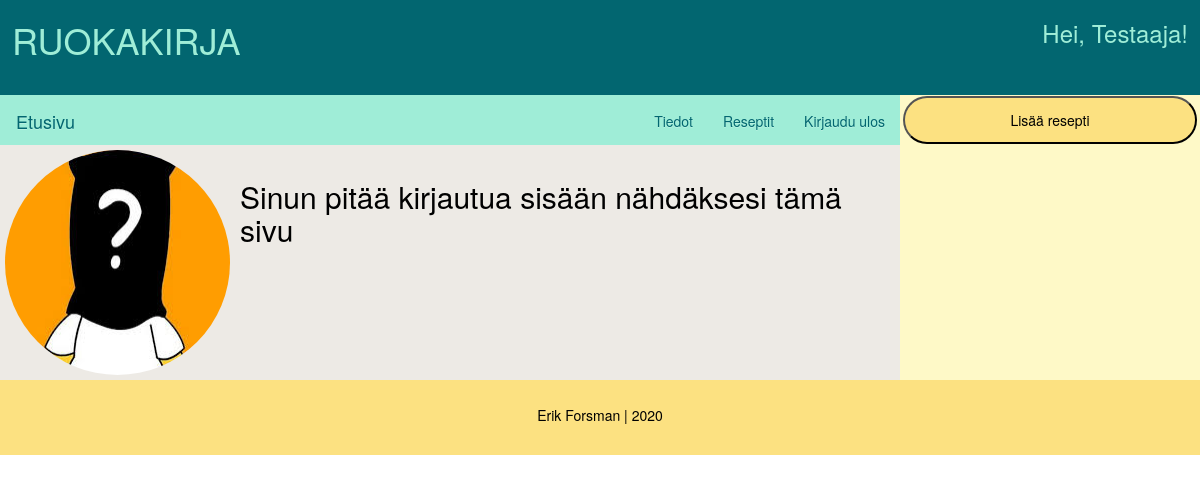
The page /account/must_authenticate/ (signed in) on the database its author committed.
### account/models.py (models this page shows, shortened)
class Account(AbstractBaseUser):
    first_name = models.CharField(max_length=50)
    last_name = models.CharField(max_length=100)
    email = models.EmailField(unique=True, verbose_name="email")
    username = models.CharField(unique=True, max_length=30)
    motto = models.TextField(default="Lisää mottosi tähän", max_length=500)
    image = models.ImageField(upload_to=upload_location, blank=True, null=True)
    date_joined = models.DateTimeField(verbose_name="date joined", auto_now_add=True)
    last_login = models.DateTimeField(verbose_name="last login", auto_now=True)
    is_visitor = models.BooleanField(default=False)
    is_admin = models.BooleanField(default=False)
    is_active = models.BooleanField(default=True)
    is_staff = models.BooleanField(default=False)
    is_superuser = models.BooleanField(default=False)
    USERNAME_FIELD = "username"
    REQUIRED_FIELDS = ["first_name", "last_name","email"]
    objects = MyAccountManager()

### account/views.py (the view)
# urls.py: path("must_authenticate/", views.must_authenticate_view, name="must_authenticate"),
def must_authenticate_view(request):
    return render(request, "account/must_authenticate.html", {})

### account/templates/account/must_authenticate.html (shortened to what this page needs)
{% extends "base.html"%}
{% block profile_information %}
<h2>Sinun pitää kirjautua sisään nähdäksesi tämä sivu</h2>
{% endblock %}

### templates/base.html (shortened to what this page needs)
{% load static %}
<!DOCTYPE html>
<html lang="en" dir="ltr">
  <head>
    <link rel="stylesheet" href="https://maxcdn.bootstrapcdn.com/bootstrap/3.3.7/css/bootstrap.min.css">
    <link rel="stylesheet" href="https://maxcdn.bootstrapcdn.com/bootstrap/3.3.7/css/bootstrap-theme.min.css">
    <link rel="stylesheet" href="{% static 'css/final.css' %}">
  </head>
<body>
<div class="sivunasettelu">
  <div class="header">
    <div class="header_profile">
        <div class="hleft">
          <h1>RUOKAKIRJA</h1>
        </div>
      <div class="hright">
        {% if user.is_authenticated%}
          <h3>Hei, {{user.username}}!</h3>
      {% endif %}
      </div>
    </div>
  </div>
    <div class="content-wrap">
      <div class="content">
        <div class="inner-content">
        <div class="content_navbar">
          <nav class="navbar mynav" role="navigation">
            <div  class="">
              <a href="{% url 'home' %}" class="navbar-brand mynav" id="d_green">Etusivu</a>
              <ul class="nav navbar-nav navbar-right">
                {% if user.is_authenticated %}
                <li><a href="{% url 'account:user'%}" id="d_green">Tiedot</a></li>
                {% endif %}
                <li><a href="{% url 'recipe:recipes' %}" id="d_green">Reseptit</a></li>
                {% if user.is_authenticated %}
                <li><a href="{% url 'account:logout' %}" id="d_green">Kirjaudu ulos</a></li>
                {% else %}
                <li><a href="{% url 'account:login' %}" id="d_green">Kirjaudu sisään</a></li>
                {% endif %}
              </ul>
            </div>
          </nav>
        </div>
          <div class="content_profile">
            <div class="left">
              {% if user.image %}
              <img class="profpic center" src="{{ user.image.url }}" alt="Kokki" width="225" height="225">
              {% else %}
              <img class="profpic center" src="{% static 'images/chef_icon1.png' %}" alt="Kokki" width="225" height="225">
              {% endif %}
            </div>
            <div class="right_t">
              {% block profile_information %}
              {% endblock %}
            </div>
          </div>
        </div>
      </div>
      <div class="info">
        {% if user.is_authenticated%}
          <a href="{% url 'recipe:add' %}"><button id="lisaa_resp">Lisää resepti</button></a>
        {% endif %}
      </div>
    </div>
    <div class="footer" style="padding-top: 25px; color:black;">Erik Forsman | 2020</div>
</div>
</body>
</html>

### static/css/final.css (style rules this page uses)
.header { background-color: #026670; color: #9FEDD7; padding-bottom: 5px; height: 95px; }
.header_profile { width: 100%; height: auto; display: flex; }
.hleft { width: 25%; margin-left: 1%; }
.hright { width: 75%; text-align: right; margin-right: 1%; }
.content-wrap { display: flex; flex-direction: row; flex-wrap: wrap; }
.content { background-color: #EDEAE5; flex: 1; box-sizing: border-box; height: auto; }
.content_navbar { width: 100%; height: 50px; color: #026670; background-color: #9FEDD7; padding-right: 14px; }
.content_profile { width: 100%; height: auto; margin-bottom: 5px; margin-top: 5px; background-color: #EDEAE5; display: flex; }
.left { color: blue; }
.right_t { color: black; margin: 10px 30px 0px 10px; }
.info { height: auto; width: 25vw; background-color: #FEF9C7; color: #026670; }
.footer { background-color: #FCE181; color: #026670; left: 0; width: 100%; text-align: center; height: 75px; }
.profpic { border-radius: 50%; margin-left: 5px; }
#d_green { color: #026670; }
#lisaa_resp { height: 48px; width: 98%; background-color: #FCE181; margin-top: 1px; margin-bottom: 1px; margin-left: 1%; color: black; border-radius: 25px; }

### rows shown on the page
Account: username "Testaaja", image (picture)
